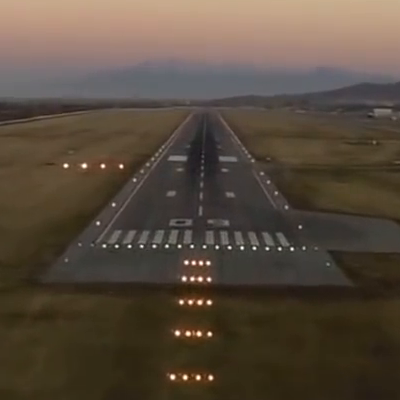
#> input picture Images/Cropped_Runway_Images/00104.png, 400 x 400 px, found by its file name
$ jupyter execute Laplacian_Edge_Detector.ipynb   (older library calls are emulated)
#> lines starting #> are read from the running program, lines starting #| are printed output that depends on the picture
[cell 1]
import cv2
import numpy as np
from matplotlib import pyplot as plt
plt.figure(figsize=(100,100))

image = cv2.imread('/home/ilya/AnacondaProjects/WolrdAroundPython/Images/Cropped_Runway_Images/00104.png')
#> image is the input picture: shape (400, 400, 3); mean B, G, R 60.7, 74.1, 86.9
image = cv2.cvtColor(image, cv2.COLOR_BGR2RGB)
plt.subplot(3,3,1)
plt.imshow(image)
print(image.shape)
#| (400, 400, 3)

gray_images = cv2.cvtColor(image, cv2.COLOR_RGB2GRAY)
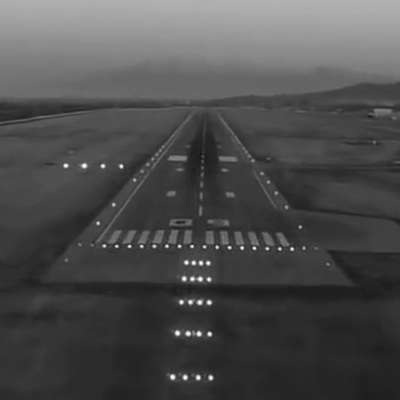
#> gray_images: shape (400, 400); min 19, max 255, mean 76.4
image  = cv2.GaussianBlur(gray_images,(3,3),0)
#> image: shape (400, 400)
plt.subplot(3,3,2)
plt.imshow(cv2.cvtColor(image, cv2.COLOR_GRAY2RGB))
print(image.shape)
#| (400, 400)

laplacian = np.array(cv2.Laplacian(image, cv2.CV_64F), dtype = int)
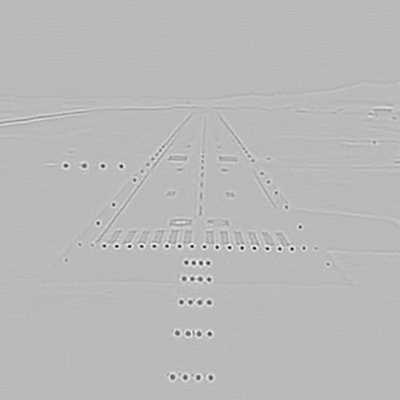
#> laplacian: shape (400, 400) int64; min -133, max 49, mean 0; drawn with min black and max white
plt.subplot(3,3,3)
plt.imshow(laplacian, cmap = 'binary')
plt.show()
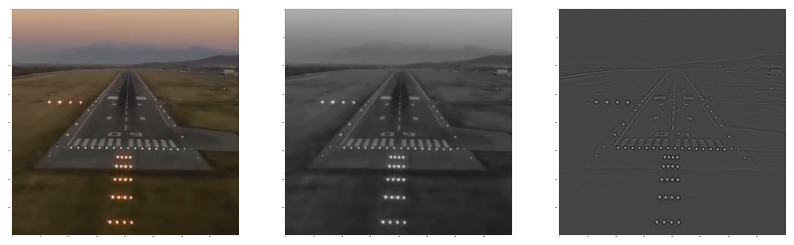
#> figure drawn by matplotlib, 3 panels

$ run again, with Images/Cropped_Runway_Images/00001.png copied over Images/Cropped_Runway_Images/00104.png
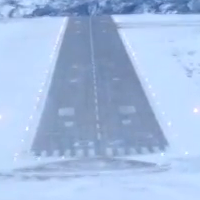
#> input picture Images/Cropped_Runway_Images/00001.png, 200 x 200 px, found by its file name
#> image is the input picture: shape (200, 200, 3); mean B, G, R 226, 189.9, 165.2
#| (200, 200, 3)
#| (200, 200)
#> `laplacian = np.array(cv2.Laplacian(image, cv2.CV_64F), dtype = int)`:
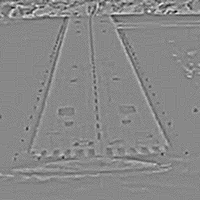
#> laplacian: shape (200, 200) int64; min -39, max 34, mean 0; drawn with min black and max white
#> `plt.show()`:
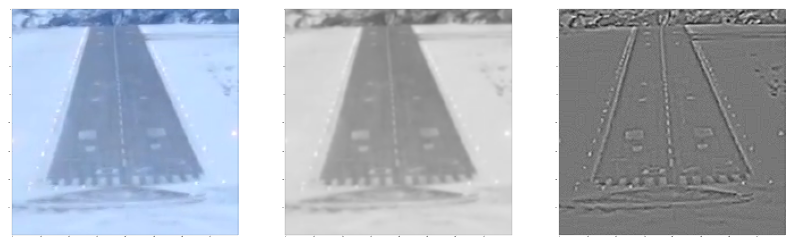
#> figure drawn by matplotlib, 3 panels

$ run again, with Images/Cropped_Runway_Images/00101.png copied over Images/Cropped_Runway_Images/00104.png
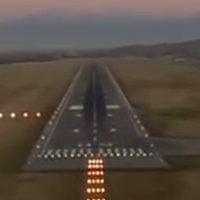
#> input picture Images/Cropped_Runway_Images/00101.png, 200 x 200 px, found by its file name
#> image is the input picture: shape (200, 200, 3); mean B, G, R 66.6, 75.6, 86
#| (200, 200, 3)
#| (200, 200)
#> `laplacian = np.array(cv2.Laplacian(image, cv2.CV_64F), dtype = int)`:
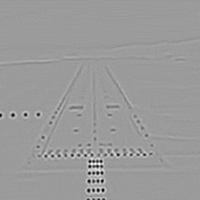
#> laplacian: shape (200, 200) int64; min -107, max 69, mean 0; drawn with min black and max white
#> `plt.show()`:
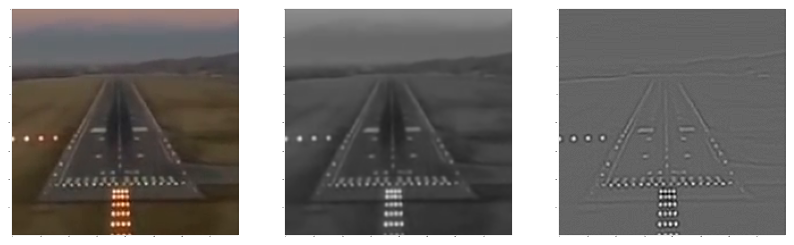
#> figure drawn by matplotlib, 3 panels
